Frame 1 (no input): blank canvas, image omitted
Frame 60 (no input): blank canvas, image omitted
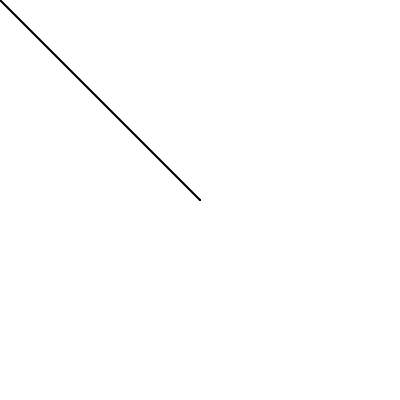
Frame 120 (the mouse pressed at the canvas centre since frame 60)

The p5.js sketch whose frames 1 and 60 were blank and that drew this single picture after the mouse press (run headless with seeded random() and noise() and a simulated clock; from frame 60 on, the mouse is pressed at the canvas centre):

// p5.js sketch
// ── sketch.js
function setup() {
  createCanvas(400, 400);
  background(255);
  strokeWeight(2);
}

function draw() {
  if (mouseIsPressed) {
    line(mouseX, mouseY, pmouseX, pmouseY);
  }
}
